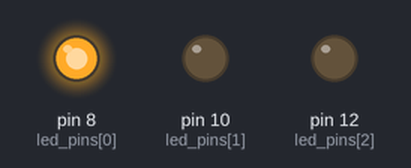
Bench run of a sketch on a simulated Arduino Uno, built with avr-gcc and run on an emulated ATmega328P. Parts: output pins drawn as LEDs (lit = HIGH).

Above: at 0.03 s.
At 0.78 s:
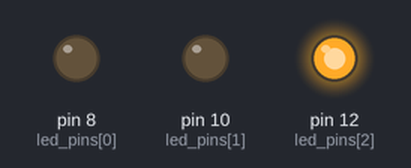
At 1.46 s:
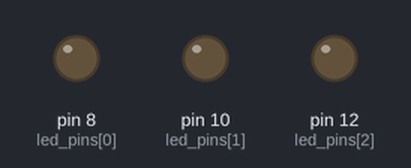
At 2.88 s:
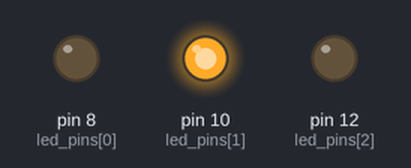
Timing chart, 0 to 3.2 s (numbered marks = the images above):
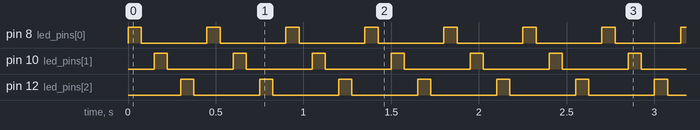

The sketch:

flashing_leds1.ino
```cpp
/**
 * This tutorial uses Arduino to flash a given number of LEDs
 */


 //array with the LDE pins. We use 3 LEDs
 int led_pins[]={8,10,12};

 //indicates some delay
 int time_delay = 75;


void setup() {
  //we need to set the mode before using any
  //of the pins
  for(int i=0; i<3; ++i){
    pinMode(led_pins[i],OUTPUT);
  }

}

void loop() {

  //simply loop over the pins
  //and do some work
  for(int i=0; i<3; i++){
    digitalWrite(led_pins[i],HIGH);
    delay(time_delay);
    digitalWrite(led_pins[i], LOW);
    delay(time_delay);
  }

}
```

Measured:
- by itself, pin 8 (led_pins[0]), pin 10 (led_pins[1]), pin 12 (led_pins[2]): alternates HIGH for 0.08 s and LOW for 0.38 s
